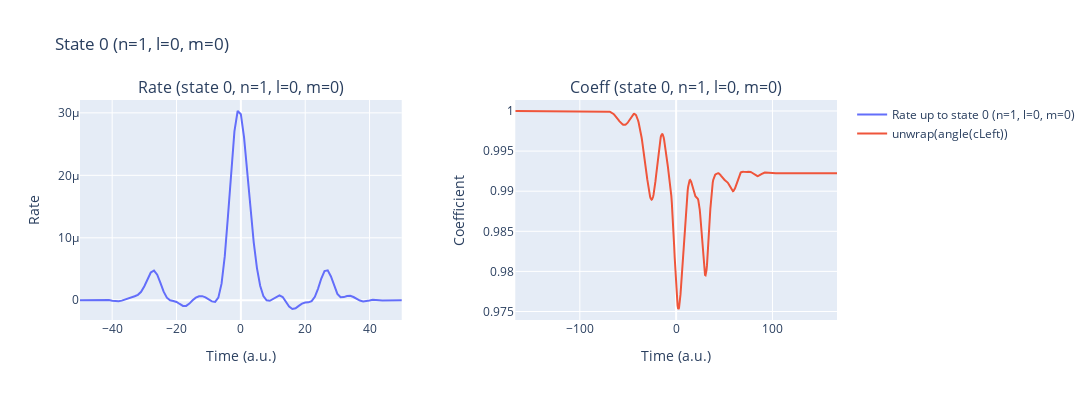
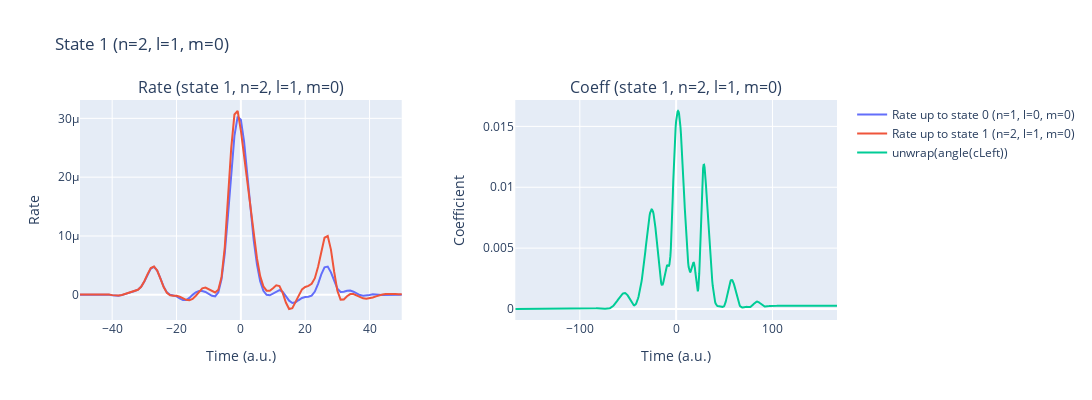
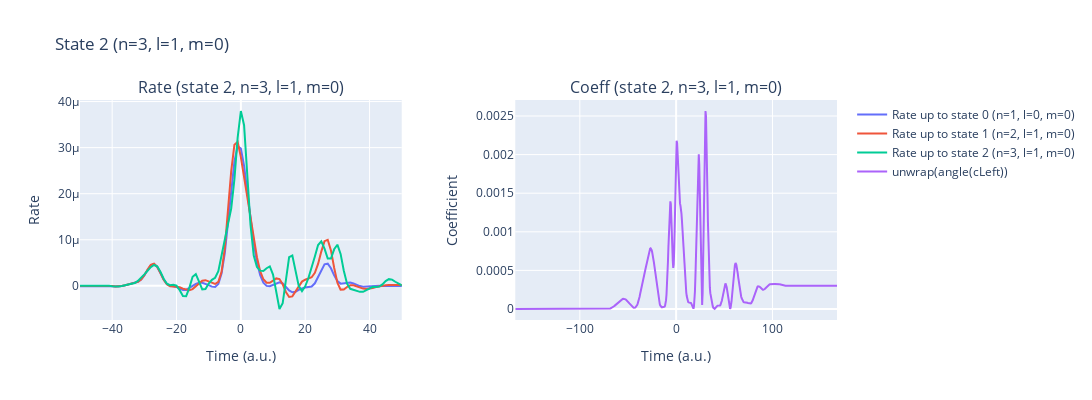

The cell these charts' notebook holds for them, in order:
### Code cell
%autoreload
laser_pulses.add_pulse(params['lam0'], params['intensity'], params['cep'], params['lam0']/ AtomicUnits.nm / AtomicUnits.speed_of_light)
laser_pulses.add_pulse(250, 8e9, -np.pi/2, 250/ AtomicUnits.nm / AtomicUnits.speed_of_light, t0=0)
t_min, t_max = laser_pulses.get_time_interval()
time_recon_3= np.arange(int(t_min), int(t_max)+1, 1.)
rateExcited_3 = IonRate(time_recon_3, laser_pulses, params, dT=0.5, kernel_type='exact_SFA', excitedStates=3, coeffType="trecx", gauge="length", get_p_only=True, only_c0_is_1_rest_normal=False, delay=0)
laser_pulses.reset()

### Figure 1 — Plotly figure (JSON) as saved in the notebook; plotly's stock layout.template omitted (floating-point values rounded to 4 significant figures; data arrays with more than 128 entries replaced by an {"elided": "..."} marker saying what was removed)
{"data": [{"mode": "lines", "name": "Rate up to state 0 (n=1, l=0, m=0)", "type": "scatter", "x": {"elided": "333 int values"}, "xaxis": "x", "y": {"elided": "333 float values"}, "yaxis": "y"}, {"mode": "lines", "name": "unwrap(angle(cLeft))", "type": "scatter", "x": {"elided": "669 float values"}, "xaxis": "x2", "y": {"elided": "669 float values"}, "yaxis": "y2"}], "layout": {"annotations": [{"font": {"size": 16}, "showarrow": false, "text": "Rate (state 0, n=1, l=0, m=0)", "x": 0.2125, "xanchor": "center", "xref": "paper", "y": 1, "yanchor": "bottom", "yref": "paper"}, {"font": {"size": 16}, "showarrow": false, "text": "Coeff (state 0, n=1, l=0, m=0)", "x": 0.7875, "xanchor": "center", "xref": "paper", "y": 1, "yanchor": "bottom", "yref": "paper"}], "height": 400, "title": {"text": "State 0 (n=1, l=0, m=0)"}, "width": 1200, "xaxis": {"anchor": "y", "domain": [0, 0.425], "range": [-50, 50], "title": {"text": "Time (a.u.)"}}, "xaxis2": {"anchor": "y2", "domain": [0.575, 1], "title": {"text": "Time (a.u.)"}}, "yaxis": {"anchor": "x", "domain": [0, 1], "title": {"text": "Rate"}}, "yaxis2": {"anchor": "x2", "domain": [0, 1], "title": {"text": "Coefficient"}}}}

### Figure 2 — Plotly figure (JSON) as saved in the notebook; plotly's stock layout.template omitted (floating-point values rounded to 4 significant figures; data arrays with more than 128 entries replaced by an {"elided": "..."} marker saying what was removed)
{"data": [{"mode": "lines", "name": "Rate up to state 0 (n=1, l=0, m=0)", "type": "scatter", "x": {"elided": "333 int values"}, "xaxis": "x", "y": {"elided": "333 float values"}, "yaxis": "y"}, {"mode": "lines", "name": "Rate up to state 1 (n=2, l=1, m=0)", "type": "scatter", "x": {"elided": "333 int values"}, "xaxis": "x", "y": {"elided": "333 float values"}, "yaxis": "y"}, {"mode": "lines", "name": "unwrap(angle(cLeft))", "type": "scatter", "x": {"elided": "669 float values"}, "xaxis": "x2", "y": {"elided": "669 float values"}, "yaxis": "y2"}], "layout": {"annotations": [{"font": {"size": 16}, "showarrow": false, "text": "Rate (state 1, n=2, l=1, m=0)", "x": 0.2125, "xanchor": "center", "xref": "paper", "y": 1, "yanchor": "bottom", "yref": "paper"}, {"font": {"size": 16}, "showarrow": false, "text": "Coeff (state 1, n=2, l=1, m=0)", "x": 0.7875, "xanchor": "center", "xref": "paper", "y": 1, "yanchor": "bottom", "yref": "paper"}], "height": 400, "title": {"text": "State 1 (n=2, l=1, m=0)"}, "width": 1200, "xaxis": {"anchor": "y", "domain": [0, 0.425], "range": [-50, 50], "title": {"text": "Time (a.u.)"}}, "xaxis2": {"anchor": "y2", "domain": [0.575, 1], "title": {"text": "Time (a.u.)"}}, "yaxis": {"anchor": "x", "domain": [0, 1], "title": {"text": "Rate"}}, "yaxis2": {"anchor": "x2", "domain": [0, 1], "title": {"text": "Coefficient"}}}}

### Figure 3 — Plotly figure (JSON) as saved in the notebook; plotly's stock layout.template omitted (floating-point values rounded to 4 significant figures; data arrays with more than 128 entries replaced by an {"elided": "..."} marker saying what was removed)
{"data": [{"mode": "lines", "name": "Rate up to state 0 (n=1, l=0, m=0)", "type": "scatter", "x": {"elided": "333 int values"}, "xaxis": "x", "y": {"elided": "333 float values"}, "yaxis": "y"}, {"mode": "lines", "name": "Rate up to state 1 (n=2, l=1, m=0)", "type": "scatter", "x": {"elided": "333 int values"}, "xaxis": "x", "y": {"elided": "333 float values"}, "yaxis": "y"}, {"mode": "lines", "name": "Rate up to state 2 (n=3, l=1, m=0)", "type": "scatter", "x": {"elided": "333 int values"}, "xaxis": "x", "y": {"elided": "333 float values"}, "yaxis": "y"}, {"mode": "lines", "name": "unwrap(angle(cLeft))", "type": "scatter", "x": {"elided": "669 float values"}, "xaxis": "x2", "y": {"elided": "669 float values"}, "yaxis": "y2"}], "layout": {"annotations": [{"font": {"size": 16}, "showarrow": false, "text": "Rate (state 2, n=3, l=1, m=0)", "x": 0.2125, "xanchor": "center", "xref": "paper", "y": 1, "yanchor": "bottom", "yref": "paper"}, {"font": {"size": 16}, "showarrow": false, "text": "Coeff (state 2, n=3, l=1, m=0)", "x": 0.7875, "xanchor": "center", "xref": "paper", "y": 1, "yanchor": "bottom", "yref": "paper"}], "height": 400, "title": {"text": "State 2 (n=3, l=1, m=0)"}, "width": 1200, "xaxis": {"anchor": "y", "domain": [0, 0.425], "range": [-50, 50], "title": {"text": "Time (a.u.)"}}, "xaxis2": {"anchor": "y2", "domain": [0.575, 1], "title": {"text": "Time (a.u.)"}}, "yaxis": {"anchor": "x", "domain": [0, 1], "title": {"text": "Rate"}}, "yaxis2": {"anchor": "x2", "domain": [0, 1], "title": {"text": "Coefficient"}}}}
